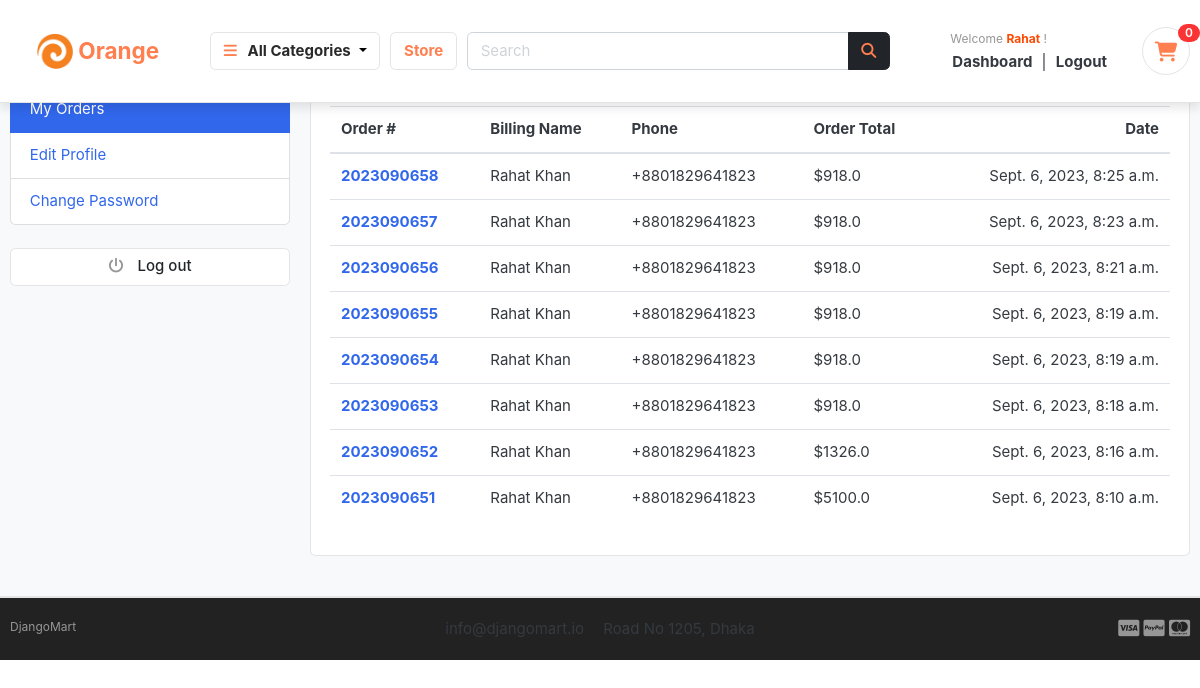
Page /accounts/my_orders/ (signed in) on the earlier database version.
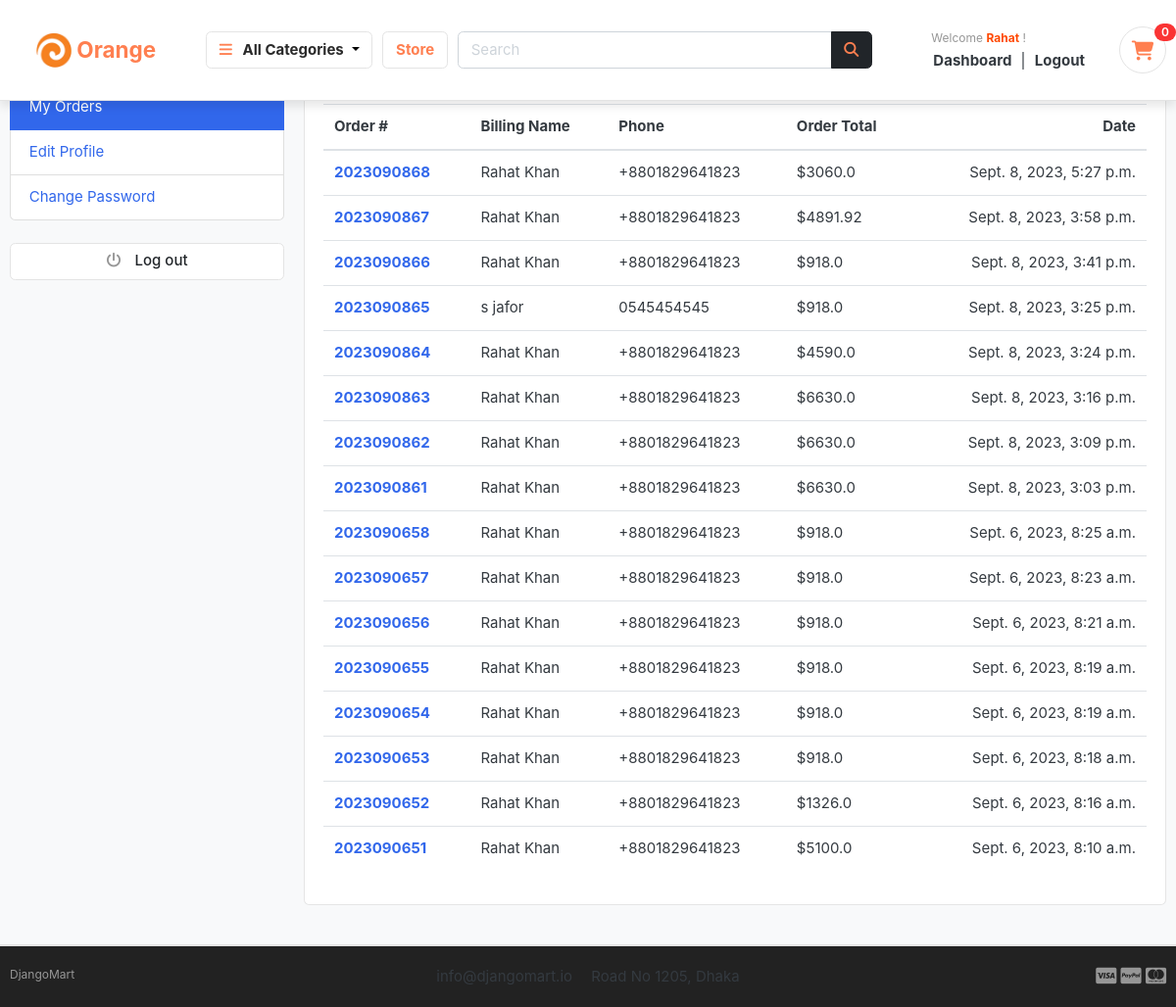
Same page on the later database version.
### accounts/models.py (models this page shows, shortened)
class Account(AbstractBaseUser):
    first_name      = models.CharField(max_length=50)
    last_name       = models.CharField(max_length=50)
    username        = models.CharField(max_length=50, unique=True)
    email           = models.EmailField(max_length=100, unique=True)
    phone_number    = models.CharField(max_length=50)
    date_joined     = models.DateTimeField(auto_now_add=True)
    last_login      = models.DateTimeField(auto_now=True)
    is_admin        = models.BooleanField(default=False)
    is_staff        = models.BooleanField(default=False)
    is_active        = models.BooleanField(default=False)
    is_superadmin        = models.BooleanField(default=False)
    USERNAME_FIELD = 'email'
    REQUIRED_FIELDS = ['username', 'first_name', 'last_name']
    objects = MyAccountManager()

### orders/models.py (models this page shows, shortened)
class Order(models.Model):
    STATUS = (
        ('New', 'New'),
        ('Accepted', 'Accepted'),
        ('Completed', 'Completed'),
        ('Cancelled', 'Cancelled'),
    )
    user = models.ForeignKey(Account, on_delete=models.SET_NULL, null=True)
    payment = models.ForeignKey(Payment, on_delete=models.SET_NULL, blank=True, null=True)
    order_number = models.CharField(max_length=20)
    first_name = models.CharField(max_length=50)
    last_name = models.CharField(max_length=50)
    phone = models.CharField(max_length=15)
    email = models.EmailField(max_length=50)
    address_line_1 = models.CharField(max_length=50)
    address_line_2 = models.CharField(max_length=50, blank=True)
    country = models.CharField(max_length=50)
    state = models.CharField(max_length=50)
    city = models.CharField(max_length=50)
    order_note = models.CharField(max_length=100, blank=True)
    order_total = models.FloatField()
    tax = models.FloatField()
    status = models.CharField(max_length=10, choices=STATUS, default='New')
    ip = models.CharField(blank=True, max_length=20)
    is_ordered = models.BooleanField(default=False)
    created_at = models.DateTimeField(auto_now_add=True)
    updated_at = models.DateTimeField(auto_now=True)
    def full_name(self):
        return f'{self.first_name} {self.last_name}'

### accounts/views.py (the view)
# urls.py: path('my_orders/', views.my_orders, name='my_orders'),
@login_required(login_url='login')
def my_orders(request):
    orders = Order.objects.filter(user=request.user, is_ordered=True).order_by('-created_at')
    context = {
        'orders': orders,
    }
    return render(request, 'accounts/my_orders.html', context)

### cart/context_processors.py (called while the page is built)
def counter(request):
    cart_count = 0
    if 'admin' in request.path:
        return {}
    else:
        try:
            cart = Cart.objects.filter(cart_id=_cart_id(request))
            if request.user.is_authenticated:
                cart_items = CartItem.objects.all().filter(user=request.user)
            else:
                cart_items = CartItem.objects.all().filter(cart=cart[:1])
            for cart_item in cart_items:
                cart_count += cart_item.quantity
        except Cart.DoesNotExist:
            cart_count = 0
    return dict(cart_count=cart_count)

### cart/views.py (called while the page is built)
def _cart_id(request):
    cart = request.session.session_key
    if not cart:
        cart = request.session.create()
    return cart

### category/context_processors.py (called while the page is built)
def menu_links(request):
    links = Category.objects.all()
    return dict(links=links)

### category/models.py (called while the page is built)
    def get_url(self):
        return reverse('products_by_category', args=[self.slug])

### accounts/templates/accounts/my_orders.html (shortened to what this page needs)
{% extends 'base.html' %}
{% block content %}
<section class="section-conten padding-y bg">
<div class="container">
	<div class="row">
	{% include 'accounts/dashboard_sidebar.html' %}
	<main class="col-md-9">
		<article class="card">
		<header class="card-header">
			<strong class="d-inline-block mr-3">Your order history</strong>
		</header>
		<div class="card-body">
			<div class="row">
			<div class="col-md-12">
				<table class="table table-hover">
				  <thead>
				    <tr>
				      <th scope="col">Order #</th>
				      <th scope="col">Billing Name</th>
				      <th scope="col">Phone</th>
				      <th scope="col">Order Total</th>
							<th scope="col">Date</th>
				    </tr>
				  </thead>
				  <tbody>
						{% for order in orders %}
				    <tr>
				      <th scope="row"><a href="{% url 'order_detail' order.order_number %}">{{order.order_number}}</a></th>
				      <td>{{order.full_name}}</td>
				      <td>{{order.phone}}</td>
				      <td>${{order.order_total}}</td>
							<td>{{order.created_at}}</td>
				    </tr>
				{% endfor %}
				  </tbody>
				</table>
			</div>
			</div>
		</div>
		</article>
	</main>
</div>
</div>
</section>
{% endblock %}

### templates/base.html (shortened to what this page needs)
{% load static %}
<!DOCTYPE HTML>
<html lang="en">
  <head>
<link href="{% static 'css/bootstrap.css' %}" rel="stylesheet" type="text/css"/>
<link href="{% static 'fonts/fontawesome/css/all.min.css' %}" type="text/css" rel="stylesheet">
<link href="{% static 'css/ui.css' %}" rel="stylesheet" type="text/css"/>
<link href="{% static 'css/style.css' %}" rel="stylesheet" type="text/css"/>
<link href="{% static 'css/responsive.css' %}" rel="stylesheet" media="only screen and (max-width: 1200px)" />
<link href="{% static 'css/custom.css' %}" rel="stylesheet" type="text/css"/>
<link rel="stylesheet" href="https://cdnjs.cloudflare.com/ajax/libs/font-awesome/4.7.0/css/font-awesome.min.css">
<link rel="stylesheet" href="{% static 'css/jquery.elevateZoom.css' %}" />
</head>
<body>
  {% include 'includes/navbar.html' %}
  {% block content %}{% endblock %}
{% include 'includes/footer.html' %}

### templates/includes/navbar.html (shortened to what this page needs)
{% load static %}
<header class="section-header sticky-navbar">
    <section class="header-main border-bottom py-4" style="box-shadow: 0 5px 10px rgba(0,0,0,0.1);">
    <div class="container">
      <div class="row align-items-center">
        <div class="col-lg-2 col-md-3 col-6">
          <a href="{% url 'home' %}" class="brand-wrap">
            <div class="d-flex justify-content-center align-items-center"
              style="background-color: transparent; transition: background-color 0.3s, border-radius 0.3s, padding 0.3s; border-radius: 50px; padding: 10px 15px;"
              onmouseover="this.style.backgroundColor='#343a40'; this.getElementsByTagName('img')[0].classList.add('logo-brightness-change'); this.getElementsByTagName('h2')[0].style.color='#ff4800';"
              onmouseout="this.style.backgroundColor='transparent'; this.getElementsByTagName('img')[0].classList.remove('logo-brightness-change'); this.getElementsByTagName('h2')[0].style.color='coral';">
              <img src="{% static 'images/icons/logo.jpeg' %}" alt="Orange Store Logo" class="w-25" />
              <h2 style="color: coral; margin: 3px 5px; font-size: 1.5rem;"><span style="font-weight: bold;">Orange</span></h2>
            </div>
          </a>
        </div>
        <div class="col-lg col-sm col-md col-6 flex-grow-0">
          <div class="category-wrap dropdown d-inline-block float-right">
            <button
              type="button"
              class="btn btn-light dropdown-toggle"
              data-toggle="dropdown"
              style="background-color: transparent; color: black"
              onmouseover="this.style.backgroundColor='#343a40'; this.getElementsByTagName('i')[0].style.color='#ff4800'; this.style.color='white';"
              onmouseout="this.style.backgroundColor='transparent'; this.getElementsByTagName('i')[0].style.color='coral'; this.style.color='black';"
            >
              <i class="fa fa-bars" style="color: coral"></i><span class="capitalize" style="font-weight:bold; color: #2a2a2a;">&nbsp;&nbsp;&nbsp;All categories</span>
            </button>
          </div>
        </div>
        <a href="{% url 'store' %}" class="btn btn-outline-light"
          style="font-weight: bold; background-color: white; transition: background-color 0.3s; color: coral;"
          onmouseover="this.style.backgroundColor='#343a40'; this.style.color='#ff4800';"
          onmouseout="this.style.backgroundColor='white'; this.style.color='coral';">
          Store
        </a>
        <div class="col-lg col-md-6 col-sm-12 col">
          <form action="{% url 'search' %}" class="search" method="GET">
            <div class="input-group w-100">
              <input
                type="text"
                class="form-control"
                style="width: 60%"
                placeholder="Search"
                name="keyword"
              />
              <div class="input-group-append">
                <button class="btn btn-dark search-btn" type="submit" onmouseover="this.querySelector('.fa-search').style.color='#ff4800';"
                  style="color:#343a40"
                  onmouseout="this.querySelector('.fa-search').style.color='coral';">
                  <i class="fa fa-search" style="color: coral;"></i>
                </button>
              </div>
            </div>
          </form>
        </div>
        <div class="col-lg-3 col-sm-6 col-8 order-2 order-lg-3">
          <div class="d-flex justify-content-end mb-3 mb-lg-0">
            {% if user.id is None %}
            <div class="widget-header">
              <small class="title text-muted welcome-guest">Welcome <span class=""
                style="color:blue;font-weight:bold;text-transform: capitalize;">Guest</span> !</small>
              <div>
                <a href="{% url 'login' %}" class="dashboard-text">Login</a>
                <span class="dark-transp"> | </span>
                <a href="{% url 'register' %}"> <span  class="register-text">Register</span></a>
              </div>
            </div>
            {% else %}
            <div class="widget-header">
              <a href="{% url 'dashboard' %}">
                <small class="title text-muted welcome-user">Welcome <span class=""
                  style="color:#ff4800;font-weight:bold;text-transform: capitalize;">{{user.first_name}}</span> !</small>
              </a>
              <div>
                <a href="{% url 'dashboard' %}"><span class="dashboard-text">Dashboard</span></a>
                <span class="dark-transp"> | </span>
                <a href="{% url 'logout' %}"><span class="logout-text">Logout</span></a>
              </div>
            </div>
            {% endif %}
            <a href="{% url 'cart' %}" class="widget-header pl-3 ml-3 cart-icon-ancor">
              <div class="icon icon-sm rounded-circle border cart-icon-div">
                <i class="fa fa-shopping-cart cart-icon"></i>
              </div>
              <span class="badge badge-pill badge-danger notify"
                >{{cart_count}}</span
              >
            </a>
          </div>
        </div>
      </div>
    </div>
  </section>
</header>

### accounts/templates/accounts/dashboard_sidebar.html
<aside class="col-md-3">
  <ul class="list-group">
    <a class="list-group-item {% if '/accounts/' == request.path %}active{% endif %}"
    href="{% url 'dashboard' %}"> Dashboard </a>
    <a class="list-group-item {% if '/my_orders/' in request.path %}active{% endif %}"
    href="{% url 'my_orders' %}"> My Orders </a>
    <a class="list-group-item {% if '/edit_profile/' in request.path %}active{% endif %}"
    href="{% url 'edit_profile' %}"> Edit Profile </a>
    <a class="list-group-item {% if '/change_password/' in request.path %}active{% endif %}"
    href="{% url 'change_password' %}"> Change Password </a>
  </ul>
  <br>
  <a class="btn btn-light btn-block" href="{% url 'logout' %}"> <i class="fa fa-power-off"></i> <span class="text">Log out</span> </a>
</aside>

### templates/includes/footer.html (shortened to what this page needs)
<footer class="section-footer border-top">
	<div class="container">
		<section class="footer-bottom border-top row">
			<div class="col-md-2">
				<p class="text-muted">DjangoMart</p>
			</div>
			<div class="col-md-8 text-md-center">
				<span  class="px-2">info@djangomart.io</span>
				<span  class="px-2">Road No 1205, Dhaka</span>
			</div>
			<div class="col-md-2 text-md-right text-muted">
			</div>
		</section>
	</div>
</footer>

### static/css/ui.css (style rules this page uses)
html { font-family: "Inter", sans-serif; font-size: 15px; }
.icon-xs, .icon-sm, .icon-md, .icon-lg { display: inline-block; text-align: center; flex-shrink: 0; flex-grow: 0; }
.icon-sm { width: 48px; height: 48px; line-height: 48px !important; font-size: 20px; }
.padding-y { padding-top: 40px; padding-bottom: 40px; }
article:after, .form-group:after { display: block; clear: both; content: ""; }
.bg { background-color: #f8f9fa; }
p:last-child { margin-bottom: 0; }
.header-main { position: relative; padding-top: 1rem; padding-bottom: 1rem; }
.widget-header { display: inline-block; vertical-align: middle; position: relative; }
.widget-header a { color: #343a40; }
.widget-header i { color: #969696; }
.widget-header .title { display: block; }
.widget-header .notify { position: absolute; top: -3px; right: -10px; }
.footer-bottom { padding-top: 20px; padding-bottom: 20px; }
.btn-light { background-color: #fff; border-color: #e4e4e4; }
.btn-light i { color: #969696; }
.btn i + .text { margin-left: 10px; }
.notify { position: absolute; top: -4px; right: -10px; display: inline-block; padding: 0.25em 0.6em; font-size: 12px; line-height: 1; text-align: center; border-radius: 3rem; color: #fff; background-color: #fa3434; }

### static/css/style.css (style rules this page uses)
* { margin: 0; padding: 0; box-sizing: border-box; }
h2 { font-size: 1.8rem; font-weight: 600; }
button { font-size: 0.8rem; font-weight: 900; outline: none; border: none; background-color: #1d1d1d; color:aliceblue; padding: 13px 30px; text-transform: uppercase; cursor: pointer; transition: 0.5s ease; }
footer { background-color: #222222; }
footer p { color: #999; font-size:0.8rem; }
td:last-child { text-align: right; }
th:last-child { text-align: right; }

### templates/base.html (style rules this page uses)
.sticky-navbar { position: fixed; top: 0; left: 0; right: 0; background-color: white; z-index: 1000; }
.capitalize { text-transform: capitalize; }
.welcome-user { padding: 3px; width: max-content; border-radius: 3px; }
.dashboard-text { padding: 5px; border-radius: 3px; font-weight: bold; }
.logout-text { padding: 5px; border-radius: 3px; font-weight: bold; }
.cart-icon-div { background-color: #343a40; }
.cart-icon-ancor { text-decoration: none; color: none; }
.cart-icon-div { background-color: transparent; transition: background-color 0.3s ease; }
.cart-icon { color: inherit; transition: color 0.3s ease; }

Differences in the rows shown:
added Order: order_number "2023090868", full_name "Rahat Khan", phone "+8801829641823", order_total "3060.0", created_at "Sept. 8, 2023, 5:27 p.m."
added Order: order_number "2023090867", full_name "Rahat Khan", phone "+8801829641823", order_total "4891.92", created_at "Sept. 8, 2023, 3:58 p.m."
added Order: order_number "2023090866", full_name "Rahat Khan", phone "+8801829641823", order_total "918.0", created_at "Sept. 8, 2023, 3:41 p.m."
added Order: order_number "2023090865", full_name "s jafor", phone "0545454545", order_total "918.0", created_at "Sept. 8, 2023, 3:25 p.m."
added Order: order_number "2023090864", full_name "Rahat Khan", phone "+8801829641823", order_total "4590.0", created_at "Sept. 8, 2023, 3:24 p.m."
added Order: order_number "2023090863", full_name "Rahat Khan", phone "+8801829641823", order_total "6630.0", created_at "Sept. 8, 2023, 3:16 p.m."
added Order: order_number "2023090862", full_name "Rahat Khan", phone "+8801829641823", order_total "6630.0", created_at "Sept. 8, 2023, 3:09 p.m."
added Order: order_number "2023090861", full_name "Rahat Khan", phone "+8801829641823", order_total "6630.0", created_at "Sept. 8, 2023, 3:03 p.m."
